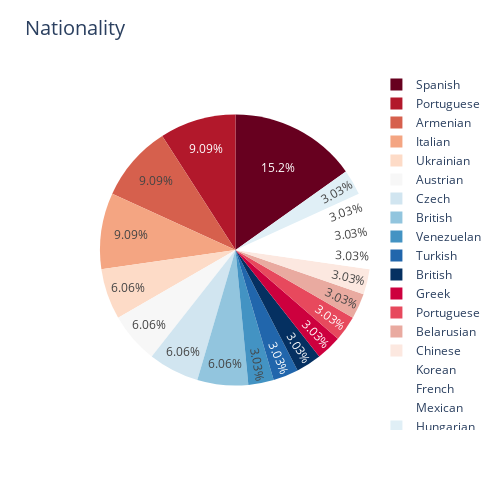

The code cell stored with this chart in its notebook:
### Code cell
fig = px.pie(data,  names='Q21', title="Nationality", color_discrete_sequence=px.colors.sequential.RdBu)

fig.update_layout(title_font_size = 20)
fig.update_layout(
    width=500,
    height=500,
    margin=dict(l=100, r=20, t=70, b=70)
)

fig.show()

### Figure 1 — Plotly figure (JSON) as saved in the notebook; plotly's stock layout.template omitted (floating-point values rounded to 4 significant figures)
{"data": [{"domain": {"x": [0, 1], "y": [0, 1]}, "hovertemplate": "Q21=%{label}<extra></extra>", "labels": ["Venezuelan", "Turkish", "Portuguese", "British ", "Armenian", "Spanish", "Spanish", "Italian", "Armenian", "Portuguese", "Greek", "Portuguese", "Armenian", "Ukrainian ", "Spanish", "Portuguese ", "Austrian ", "Italian", "Czech", "British", "Spanish", "Belarusian", "Chinese", "British", "Ukrainian ", "Korean", "Czech", "Italian", "Spanish", "French", "Mexican ", "Austrian ", "Hungarian "], "legendgroup": "", "name": "", "showlegend": true, "type": "pie"}], "layout": {"height": 500, "legend": {"tracegroupgap": 0}, "margin": {"b": 70, "l": 100, "r": 20, "t": 70}, "piecolorway": ["rgb(103,0,31)", "rgb(178,24,43)", "rgb(214,96,77)", "rgb(244,165,130)", "rgb(253,219,199)", "rgb(247,247,247)", "rgb(209,229,240)", "rgb(146,197,222)", "rgb(67,147,195)", "rgb(33,102,172)", "rgb(5,48,97)"], "title": {"font": {"size": 20}, "text": "Nationality"}, "width": 500}}
